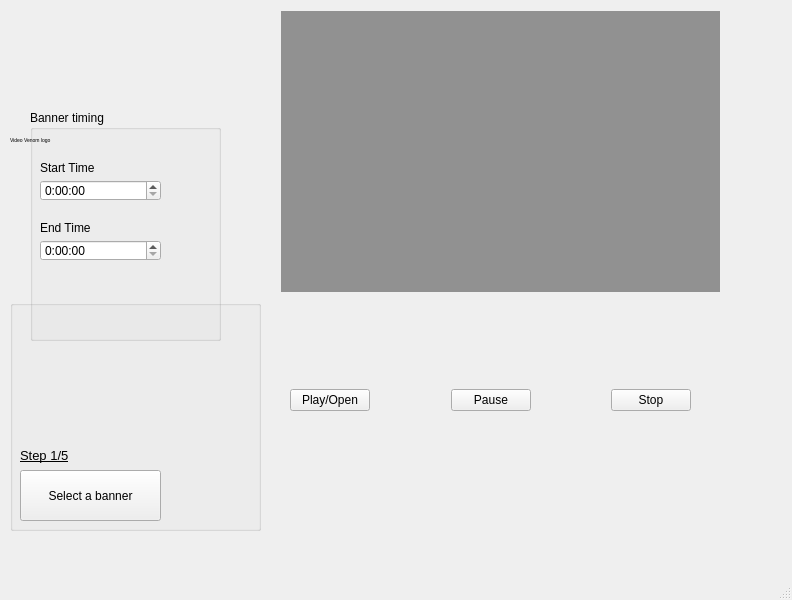
<?xml version="1.0" encoding="UTF-8"?>
<ui version="4.0">
 <class>MainWindow</class>
 <widget class="QMainWindow" name="MainWindow">
  <property name="geometry">
   <rect>
    <x>0</x>
    <y>0</y>
    <width>792</width>
    <height>600</height>
   </rect>
  </property>
  <property name="windowTitle">
   <string>Video Venom</string>
  </property>
  <widget class="QWidget" name="centralwidget">
   <widget class="Phonon::VideoPlayer" name="videoPlayer" native="true">
    <property name="geometry">
     <rect>
      <x>281</x>
      <y>11</y>
      <width>439</width>
      <height>281</height>
     </rect>
    </property>
    <property name="styleSheet">
     <string notr="true">background-color: rgba(0, 0, 0, 100)</string>
    </property>
   </widget>
   <widget class="Phonon::SeekSlider" name="seekSlider" native="true">
    <property name="geometry">
     <rect>
      <x>280</x>
      <y>330</y>
      <width>441</width>
      <height>20</height>
     </rect>
    </property>
    <property name="styleSheet">
     <string notr="true">background-color: rgba(255, 255, 255, 0)</string>
    </property>
   </widget>
   <widget class="Phonon::VolumeSlider" name="volumeSlider" native="true">
    <property name="geometry">
     <rect>
      <x>610</x>
      <y>300</y>
      <width>109</width>
      <height>21</height>
     </rect>
    </property>
    <property name="styleSheet">
     <string notr="true">background-color: rgba(255, 255, 255, 0)</string>
    </property>
   </widget>
   <widget class="QWidget" name="layoutWidget">
    <property name="geometry">
     <rect>
      <x>290</x>
      <y>350</y>
      <width>401</width>
      <height>101</height>
     </rect>
    </property>
    <layout class="QHBoxLayout" name="horizontalLayout">
     <item>
      <widget class="QPushButton" name="playButton">
       <property name="font">
        <font>
         <family>Arial</family>
        </font>
       </property>
       <property name="text">
        <string>Play/Open</string>
       </property>
      </widget>
     </item>
     <item>
      <spacer name="horizontalSpacer">
       <property name="orientation">
        <enum>Qt::Horizontal</enum>
       </property>
       <property name="sizeHint" stdset="0">
        <size>
         <width>40</width>
         <height>20</height>
        </size>
       </property>
      </spacer>
     </item>
     <item>
      <widget class="QPushButton" name="pauseButton">
       <property name="font">
        <font>
         <family>Arial</family>
        </font>
       </property>
       <property name="text">
        <string>Pause</string>
       </property>
      </widget>
     </item>
     <item>
      <spacer name="horizontalSpacer_2">
       <property name="orientation">
        <enum>Qt::Horizontal</enum>
       </property>
       <property name="sizeHint" stdset="0">
        <size>
         <width>40</width>
         <height>20</height>
        </size>
       </property>
      </spacer>
     </item>
     <item>
      <widget class="QPushButton" name="stopButton">
       <property name="font">
        <font>
         <family>Arial</family>
        </font>
       </property>
       <property name="text">
        <string>Stop</string>
       </property>
      </widget>
     </item>
    </layout>
   </widget>
   <widget class="QGroupBox" name="bannerBox">
    <property name="geometry">
     <rect>
      <x>30</x>
      <y>110</y>
      <width>191</width>
      <height>231</height>
     </rect>
    </property>
    <property name="font">
     <font>
      <family>Arial</family>
      <pointsize>9</pointsize>
     </font>
    </property>
    <property name="title">
     <string>Banner timing</string>
    </property>
    <widget class="QTimeEdit" name="endTimeWidget">
     <property name="geometry">
      <rect>
       <x>10</x>
       <y>130</y>
       <width>121</width>
       <height>21</height>
      </rect>
     </property>
     <property name="displayFormat">
      <string>h:mm:ss</string>
     </property>
    </widget>
    <widget class="QLabel" name="startTimeLabel">
     <property name="geometry">
      <rect>
       <x>10</x>
       <y>50</y>
       <width>71</width>
       <height>16</height>
      </rect>
     </property>
     <property name="font">
      <font>
       <family>Arial</family>
      </font>
     </property>
     <property name="text">
      <string>Start Time</string>
     </property>
    </widget>
    <widget class="QTimeEdit" name="startTimeWidget">
     <property name="geometry">
      <rect>
       <x>10</x>
       <y>70</y>
       <width>121</width>
       <height>21</height>
      </rect>
     </property>
     <property name="displayFormat">
      <string>h:mm:ss</string>
     </property>
    </widget>
    <widget class="QLabel" name="startTimeLabel_2">
     <property name="geometry">
      <rect>
       <x>10</x>
       <y>110</y>
       <width>61</width>
       <height>16</height>
      </rect>
     </property>
     <property name="font">
      <font>
       <family>Arial</family>
      </font>
     </property>
     <property name="text">
      <string>End Time</string>
     </property>
    </widget>
    <zorder>nextBtn</zorder>
    <zorder>startTimeWidget</zorder>
    <zorder>startTimeLabel</zorder>
    <zorder>endTimeWidget</zorder>
    <zorder>startTimeLabel</zorder>
    <zorder>startTimeWidget</zorder>
    <zorder>startTimeLabel_2</zorder>
   </widget>
   <widget class="QGroupBox" name="progressBox">
    <property name="geometry">
     <rect>
      <x>10</x>
      <y>300</y>
      <width>251</width>
      <height>231</height>
     </rect>
    </property>
    <property name="title">
     <string/>
    </property>
    <widget class="QLabel" name="nextLabel">
     <property name="geometry">
      <rect>
       <x>10</x>
       <y>140</y>
       <width>81</width>
       <height>31</height>
      </rect>
     </property>
     <property name="font">
      <font>
       <family>Arial</family>
       <pointsize>10</pointsize>
       <weight>50</weight>
       <italic>false</italic>
       <bold>false</bold>
       <underline>true</underline>
      </font>
     </property>
     <property name="autoFillBackground">
      <bool>false</bool>
     </property>
     <property name="text">
      <string>Step 1/5</string>
     </property>
    </widget>
    <widget class="QPushButton" name="nextBtn">
     <property name="geometry">
      <rect>
       <x>10</x>
       <y>170</y>
       <width>141</width>
       <height>51</height>
      </rect>
     </property>
     <property name="font">
      <font>
       <family>Arial</family>
      </font>
     </property>
     <property name="text">
      <string>Select a banner</string>
     </property>
    </widget>
   </widget>
   <widget class="QLabel" name="logoLabel">
    <property name="geometry">
     <rect>
      <x>10</x>
      <y>20</y>
      <width>241</width>
      <height>241</height>
     </rect>
    </property>
    <property name="font">
     <font>
      <pointsize>4</pointsize>
     </font>
    </property>
    <property name="autoFillBackground">
     <bool>false</bool>
    </property>
    <property name="styleSheet">
     <string notr="true"/>
    </property>
    <property name="text">
     <string>Video Venom logo</string>
    </property>
   </widget>
   <zorder>bannerBox</zorder>
   <zorder>videoPlayer</zorder>
   <zorder>seekSlider</zorder>
   <zorder>volumeSlider</zorder>
   <zorder>layoutWidget</zorder>
   <zorder>progressBox</zorder>
   <zorder>logoLabel</zorder>
  </widget>
  <widget class="QStatusBar" name="statusbar"/>
  <action name="actionOpen">
   <property name="text">
    <string>Open</string>
   </property>
  </action>
  <action name="actionExit">
   <property name="text">
    <string>Exit</string>
   </property>
  </action>
 </widget>
 <customwidgets>
  <customwidget>
   <class>Phonon::VideoPlayer</class>
   <extends>QWidget</extends>
   <header location="global">phonon/videoplayer.h</header>
  </customwidget>
  <customwidget>
   <class>Phonon::SeekSlider</class>
   <extends>QWidget</extends>
   <header location="global">phonon/seekslider.h</header>
  </customwidget>
  <customwidget>
   <class>Phonon::VolumeSlider</class>
   <extends>QWidget</extends>
   <header location="global">phonon/volumeslider.h</header>
  </customwidget>
 </customwidgets>
 <resources/>
 <connections/>
</ui>
